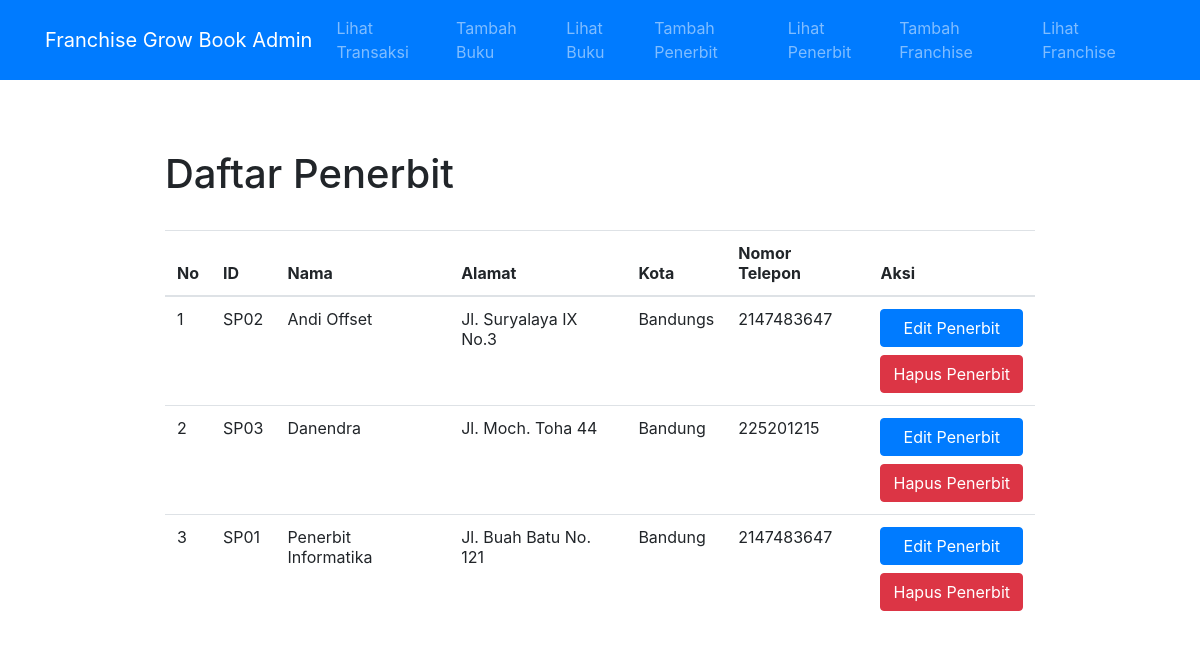
/lihat_penerbit.php (signed in), run on the app's committed database.
### tables this page shows
CREATE TABLE `tb_penerbit` (
  `id` varchar(255) NOT NULL,
  `nama` varchar(255) NOT NULL,
  `alamat` varchar(255) NOT NULL,
  `kota` varchar(255) NOT NULL,
  `telepon` int(11) NOT NULL
);

### lihat_penerbit.php (the view, shortened to what this page needs)
<?php
  include 'conn.php';
  include 'navbar.php';
  $sql = "SELECT * FROM tb_penerbit";
  $result = $conn->query($sql);
 ?>
  <head>
    <link rel="stylesheet" href="https://maxcdn.bootstrapcdn.com/bootstrap/4.0.0/css/bootstrap.min.css">
  </head>
  <body style="padding: 150px;">
    <div class="container">
      <h1>Daftar Penerbit</h1>
      <br>
      <table class="table table-hover">
         <thead>
           <tr>
             <th>No</th>
             <th>ID</th>
             <th>Nama</th>
             <th>Alamat</th>
             <th>Kota</th>
             <th>Nomor Telepon</th>
             <th>Aksi</th>
           </tr>
         </thead>
         <tbody>
           <?php
           if ($result->num_rows > 0) {
               $a = 0;
               while($row = $result->fetch_assoc()) {
                 $a++;
                 echo
                   "
                   <form action='edit_penerbit.php' method='post'>
                   <tr>
                   <td name='no'>".$a."</td>
                   <td name='id'>".$row["id"]."</td>
                   <td name='nama'>".$row["nama"]."</td>
                   <td name='alamat'>".$row["alamat"]."</td>
                   <td name='kota'>".$row["kota"]."</td>
                   <td name=''>".$row["telepon"]."</td>
                   <td>
                   <button type='submit' class='btn btn-primary btn-block' name='edit_penerbit' value='".$row["id"]."'>Edit Penerbit</button>
                   <button type='submit' class='btn btn-danger btn-block' name='hapus_penerbit' value='".$row["id"]."'>Hapus Penerbit</button>
                   </td>
                   </tr>
                   </form>
                   ";
               }
           } else {
               echo "<h1>Data Belum Ada</h1><br>";
           }
            ?>
         </tbody>
       </table>
    </div>
  </body>
</html>

### data on the page
tb_penerbit: id "SP02", nama "Andi Offset", alamat "Jl. Suryalaya IX No.3", kota "Bandungs", telepon "2147483647"
tb_penerbit: id "SP03", nama "Danendra", alamat "Jl. Moch. Toha 44", kota "Bandung", telepon "225201215"
tb_penerbit: id "SP01", nama "Penerbit Informatika", alamat "Jl. Buah Batu No. 121", kota "Bandung", telepon "2147483647"
